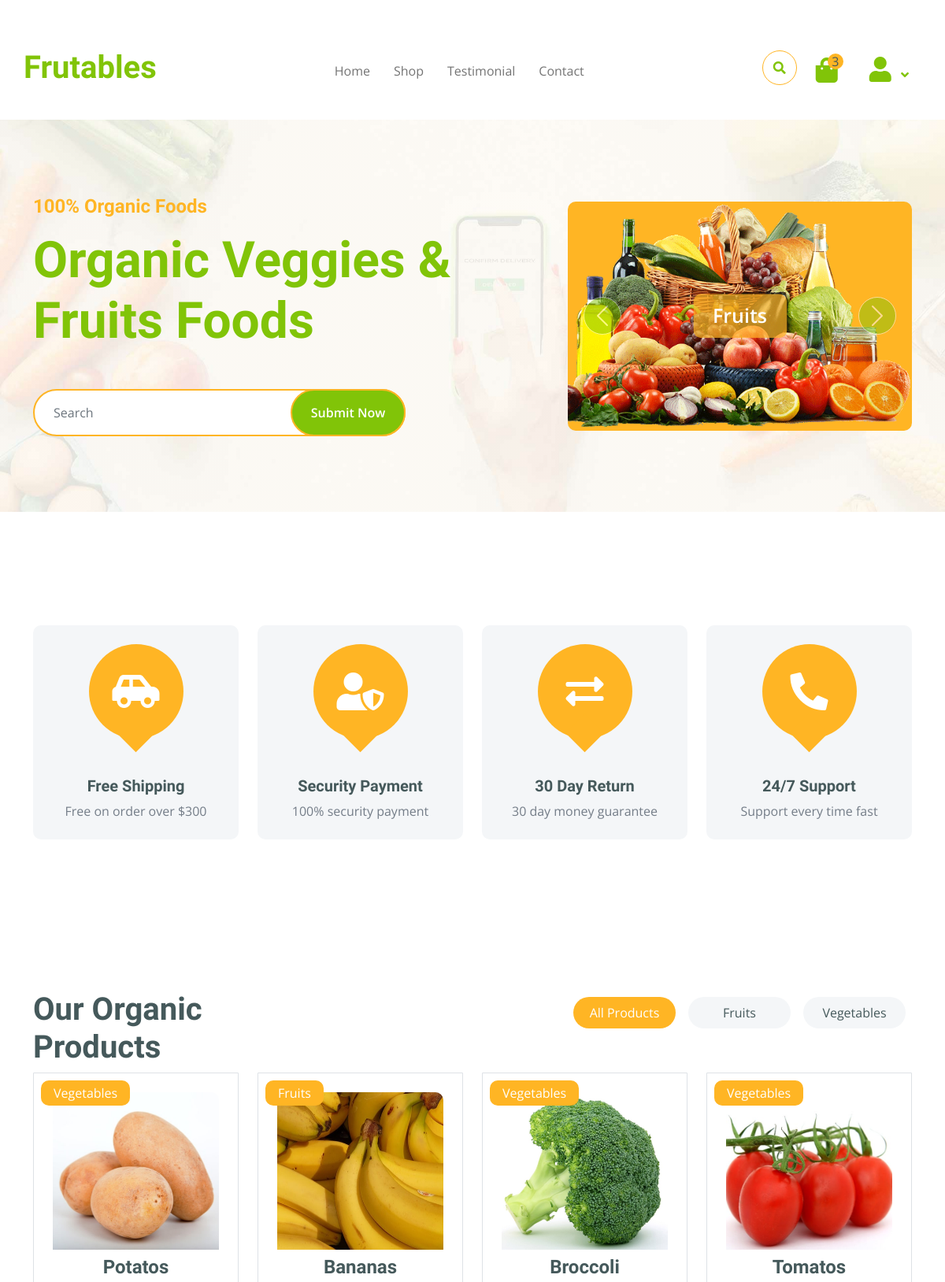
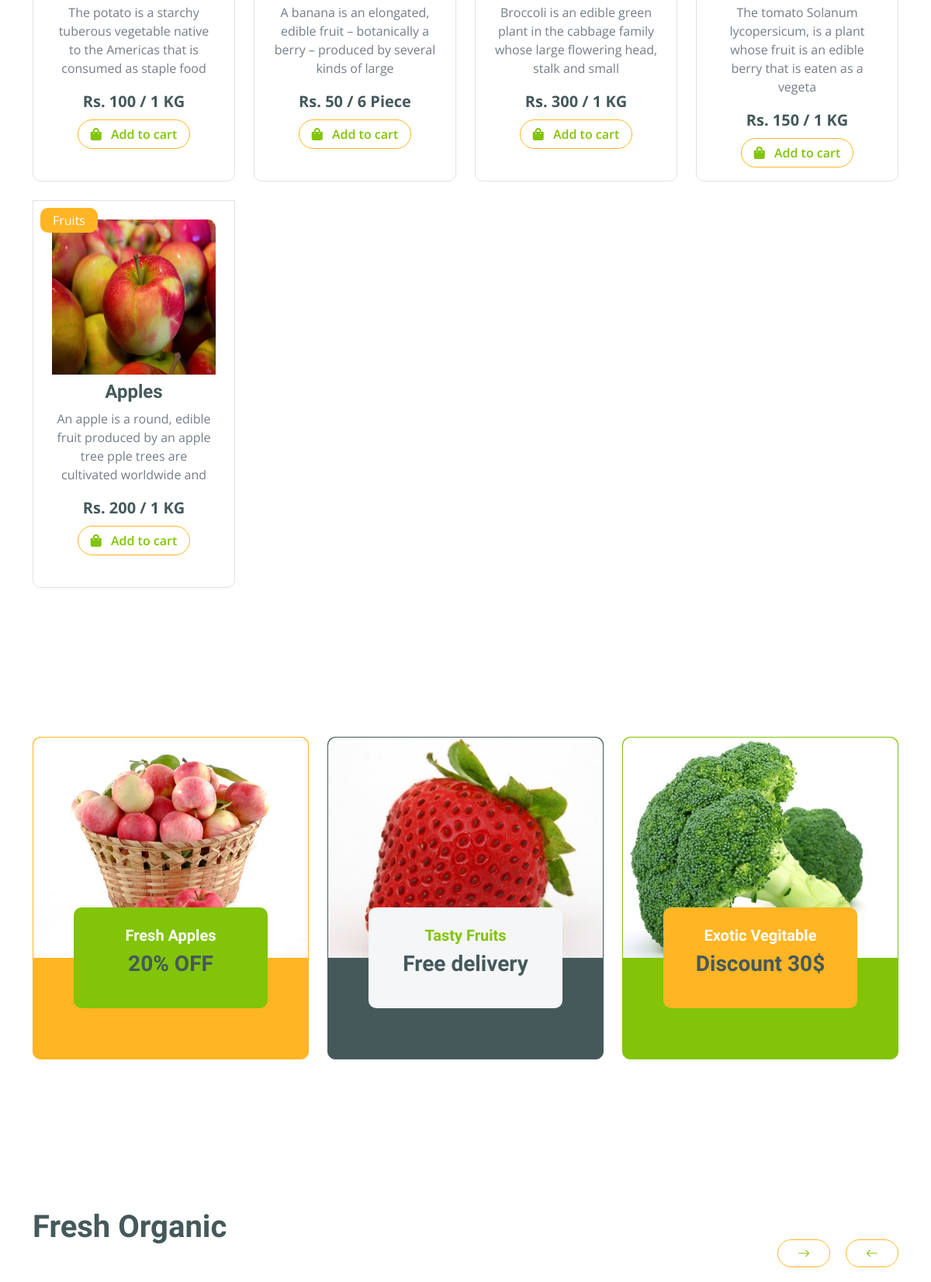
The page / (upper part) on the database its author committed (2 pictures, top to bottom).
### home/models.py (models this page shows, shortened)
class Contact(models.Model):
    name = models.CharField(max_length=100)
    discription = models.TextField(max_length=100)
    address = models.TextField(max_length=100)
    email = models.EmailField(max_length=100)
    number = models.IntegerField()
    url = models.CharField(max_length=1000)

class slider(models.Model):
    name = models.CharField(max_length=10)
    image = models.FileField(upload_to="slider/")

class category(models.Model):
    name = models.CharField(max_length=10)
    def __str__(self):
        return self.name

class product(models.Model):
    name = models.CharField(max_length=50)
    discription = models.TextField(max_length=100)
    price = models.IntegerField()
    origin = models.CharField(max_length=100)
    weight = models.CharField(max_length=10)
    image = models.FileField(upload_to="product/")
    cat = models.ForeignKey(category , on_delete=models.CASCADE)
    quality = models.ForeignKey(subcategory , on_delete=models.CASCADE)

### home/views.py (the view)
# urls.py: 2. Add a URL to urlpatterns:  path('', views.home, name='home')
def home(request):
    user = base(request)
    slide = slider.objects.all()
    a = product.objects.all()
    b = category.objects.all()
    context = {
        "row":user[0],
        "contact":user[1],
        "slider":slide,
        "a":a,
        "b":b,
    }
    return render(request, "home/index.html" , context)

### home/templates/home/index.html (shortened to what this page needs)
{% extends "base.html" %}
{% load static %}
{% block content %}
    <div class="container-fluid py-5 mb-5 hero-header">
        <div class="container py-5">
            <div class="row g-5 align-items-center">
                <div class="col-md-12 col-lg-7">
                    <h4 class="mb-3 text-secondary">100% Organic Foods</h4>
                    <h1 class="mb-5 display-3 text-primary">Organic Veggies & Fruits Foods</h1>
                    <div class="position-relative mx-auto">
                        <input class="form-control border-2 border-secondary w-75 py-3 px-4 rounded-pill" type="number" placeholder="Search">
                        <button type="submit" class="btn btn-primary border-2 border-secondary py-3 px-4 position-absolute rounded-pill text-white h-100" style="top: 0; right: 25%;">Submit Now</button>
                    </div>
                </div>
                <div class="col-md-12 col-lg-5">
                    <div id="carouselId" class="carousel slide position-relative" data-bs-ride="carousel">
                        <div class="carousel-inner" role="listbox">
                            {% for slides in slider %}
                            <div class="carousel-item {% if forloop.first %}active{% endif %} rounded">
                                <img src="{{slides.image.url}}" class="img-fluid w-100 h-100 bg-secondary rounded" alt="First slide">
                                <a href="#" class="btn px-4 py-2 text-white rounded">{{slides.name}}</a>
                            </div>
                            {% endfor %}
                        </div>
                        <button class="carousel-control-prev" type="button" data-bs-target="#carouselId" data-bs-slide="prev">
                            <span class="carousel-control-prev-icon" aria-hidden="true"></span>
                        </button>
                        <button class="carousel-control-next" type="button" data-bs-target="#carouselId" data-bs-slide="next">
                            <span class="carousel-control-next-icon" aria-hidden="true"></span>
                        </button>
                    </div>
                </div>
            </div>
        </div>
    </div>
    <div class="container-fluid featurs py-5">
        <div class="container py-5">
            <div class="row g-4">
                <div class="col-md-6 col-lg-3">
                    <div class="featurs-item text-center rounded bg-light p-4">
                        <div class="featurs-icon btn-square rounded-circle bg-secondary mb-5 mx-auto">
                            <i class="fas fa-car-side fa-3x text-white"></i>
                        </div>
                        <div class="featurs-content text-center">
                            <h5>Free Shipping</h5>
                            <p class="mb-0">Free on order over $300</p>
                        </div>
                    </div>
                </div>
                <div class="col-md-6 col-lg-3">
                    <div class="featurs-item text-center rounded bg-light p-4">
                        <div class="featurs-icon btn-square rounded-circle bg-secondary mb-5 mx-auto">
                            <i class="fas fa-user-shield fa-3x text-white"></i>
                        </div>
                        <div class="featurs-content text-center">
                            <h5>Security Payment</h5>
                            <p class="mb-0">100% security payment</p>
                        </div>
                    </div>
                </div>
                <div class="col-md-6 col-lg-3">
                    <div class="featurs-item text-center rounded bg-light p-4">
                        <div class="featurs-icon btn-square rounded-circle bg-secondary mb-5 mx-auto">
                            <i class="fas fa-exchange-alt fa-3x text-white"></i>
                        </div>
                        <div class="featurs-content text-center">
                            <h5>30 Day Return</h5>
                            <p class="mb-0">30 day money guarantee</p>
                        </div>
                    </div>
                </div>
                <div class="col-md-6 col-lg-3">
                    <div class="featurs-item text-center rounded bg-light p-4">
                        <div class="featurs-icon btn-square rounded-circle bg-secondary mb-5 mx-auto">
                            <i class="fa fa-phone-alt fa-3x text-white"></i>
                        </div>
                        <div class="featurs-content text-center">
                            <h5>24/7 Support</h5>
                            <p class="mb-0">Support every time fast</p>
                        </div>
                    </div>
                </div>
            </div>
        </div>
    </div>
    <div class="container-fluid fruite py-5">
        <div class="container py-5">
            <div class="tab-class text-center">
                <div class="row g-4">
                    <div class="col-lg-4 text-start">
                        <h1>Our Organic Products</h1>
                    </div>
                    <div class="col-lg-8 text-end">
                        <ul class="nav nav-pills d-inline-flex text-center mb-5">
                            <li class="nav-item">
                                <a class="d-flex m-2 py-2 bg-light rounded-pill active" data-bs-toggle="pill" href="#tab-1">
                                    <span class="text-dark" style="width: 130px;">All Products</span>
                                </a>
                            </li>
                            {% for row in b %}
                            <li class="nav-item">
                                <a class="d-flex py-2 m-2 bg-light rounded-pill" data-bs-toggle="pill" href="#tab{{forloop.counter}}">
                                    <span class="text-dark" style="width: 130px;">{{row.name}}</span>
                                </a>
                            </li>
                            {% endfor %}
                        </ul>
                    </div>
                </div>
                <div class="tab-content">
                    <div id="tab-1" class="tab-pane fade show p-0 active">
                        <div class="row g-4">
                            <div class="col-lg-12">
                                <div class="row g-4">
                                    {% for row in a %}
                                    <div class="col-md-6 col-lg-4 col-xl-3">
                                        <div class="rounded position-relative fruite-item">
                                            <div class="text-white bg-secondary px-3 py-1 rounded position-absolute" style="top: 10px; left: 10px;">{{row.cat}}</div>
                                            <div class="p-4 border rounded-bottom" style="height: 500px;">
                                                <a href="#">
                                                    <img src="{{row.image.url}}" class="mb-2 w-100 rounded-top" height="200px" alt="">
                                                </a>
                                                <h4>{{row.name}}</h4>
                                                <p>{{row.discription}}</p>
                                                <div class="d-flex justify-content-center flex-lg-wrap">
                                                    <p class="text-dark fs-5 fw-bold mb-2 text-center">Rs. {{row.price}} / {{row.weight}}</p>
                                                    <a href="#" class="btn border border-secondary rounded-pill px-3 text-primary">
                                                        <i class="fa fa-shopping-bag me-2 text-primary"></i> Add to cart
                                                    </a>
                                                </div>
                                            </div>
                                        </div>
                                    </div>
                                    {% endfor %}
                                </div>
                            </div>
                        </div>
                    </div>
                </div>
            </div>
        </div>
    </div>
    <div class="container-fluid service py-5">
        <div class="container py-5">
            <div class="row g-4 justify-content-center">
                <div class="col-md-6 col-lg-4">
                    <a href="#">
                        <div class="service-item bg-secondary rounded border border-secondary">
                            <img src="{% static "img/featur-1.jpg" %}" class="img-fluid rounded-top w-100" alt="">
                            <div class="px-4 rounded-bottom">
                                <div class="service-content bg-primary text-center p-4 rounded">
                                    <h5 class="text-white">Fresh Apples</h5>
                                    <h3 class="mb-0">20% OFF</h3>
                                </div>
                            </div>
                        </div>
                    </a>
                </div>
                <div class="col-md-6 col-lg-4">
                    <a href="#">
                        <div class="service-item bg-dark rounded border border-dark">
                            <img src="{% static "img/featur-2.jpg" %}" class="img-fluid rounded-top w-100" alt="">
                            <div class="px-4 rounded-bottom">
                                <div class="service-content bg-light text-center p-4 rounded">
                                    <h5 class="text-primary">Tasty Fruits</h5>
                                    <h3 class="mb-0">Free delivery</h3>
                                </div>
                            </div>
                        </div>
                    </a>
                </div>
                <div class="col-md-6 col-lg-4">
                    <a href="#">
                        <div class="service-item bg-primary rounded border border-primary">
                            <img src="{% static "img/featur-3.jpg" %}" class="img-fluid rounded-top w-100" alt="">
                            <div class="px-4 rounded-bottom">
                                <div class="service-content bg-secondary text-center p-4 rounded">
                                    <h5 class="text-white">Exotic Vegitable</h5>
                                    <h3 class="mb-0">Discount 30$</h3>
                                </div>
                            </div>
                        </div>
                    </a>
                </div>
            </div>
        </div>
    </div>
    <div class="container-fluid vesitable py-5">
        <div class="container py-5">
            <h1 class="mb-0">Fresh Organic</h1>
            <div class="owl-carousel vegetable-carousel justify-content-center">
            </div>
        </div>
    </div>
{% endblock %}

### home/templates/base.html (shortened to what this page needs)
{% load static %}
<!DOCTYPE html>
<html lang="en">
<head>
    <link rel="stylesheet" href="https://use.fontawesome.com/releases/v5.15.4/css/all.css"/>
    <link href="https://cdn.jsdelivr.net/npm/bootstrap-icons@1.4.1/font/bootstrap-icons.css" rel="stylesheet">
    <link href="{% static "lib/lightbox/css/lightbox.min.css" %}" rel="stylesheet">
    <link href="{% static "lib/owlcarousel/assets/owl.carousel.min.css" %}" rel="stylesheet">
    <link href="{% static "css/bootstrap.min.css" %}" rel="stylesheet">
    <link href="{% static "css/style.css" %}" rel="stylesheet">
</head>
<body>
    <div class="container-fluid fixed-top">
        <div class="container topbar  d-none d-lg-block">
        </div>
        <div class="container px-0">
            <nav class="navbar navbar-light bg-white navbar-expand-xl">
                <a href="{% url "home" %}" class="navbar-brand"><h1 class="text-primary display-6">{{contact.name}}</h1></a>
                <div class="collapse navbar-collapse bg-white" id="navbarCollapse">
                    <div class="navbar-nav mx-auto">
                        <a href="{% url "home" %}" class="nav-item nav-link">Home</a>
                        <a href="{% url "shop" %}" class="nav-item nav-link">Shop</a>
                        <a href="{% url "testimonial" %}" class="nav-item nav-link">Testimonial</a>
                        <a href="{% url "contact" %}" class="nav-item nav-link">Contact</a>
                    </div>
                    <div class="d-flex m-3 me-0">
                        <button class="btn-search btn border border-secondary btn-md-square rounded-circle bg-white me-4" data-bs-toggle="modal" data-bs-target="#searchModal"><i class="fas fa-search text-primary"></i></button>
                        <a href="{% url "cart" %}" class="position-relative me-4 my-auto">
                            <i class="fa fa-shopping-bag fa-2x"></i>
                            <span class="position-absolute bg-secondary rounded-circle d-flex align-items-center justify-content-center text-dark px-1" style="top: -5px; left: 15px; height: 20px; min-width: 20px;">3</span>
                        </a>
                            <div class="nav-item dropdown">
                                <a href="" class="nav-link dropdown-toggle" data-bs-toggle="dropdown">
                                    <i class="fas fa-user fa-2x"></i>
                                </a>
                        </div>
                    </div>
                </div>
            </nav>
        </div>
    </div>
    {% block content %}
    {% endblock %}
</body>
</html>

### rows shown on the page
Contact: name "Frutables"
slider: image (picture), name "Fruits"
category: name "Fruits"
category: name "Vegetables"
product: cat "Vegetables", image (picture), name "Potatos", discription "The potato is a starchy tuberous vegetable native to the Americas that is consumed as staple food", price "100", weight "1 KG"
product: cat "Fruits", image (picture), name "Bananas", discription "A banana is an elongated, edible fruit – botanically a berry – produced by several kinds of large", price "50", weight "6 Piece"
product: cat "Vegetables", image (picture), name "Broccoli", discription "Broccoli is an edible green plant in the cabbage family whose large flowering head, stalk and small", price "300", weight "1 KG"
product: cat "Vegetables", image (picture), name "Tomatos", discription "The tomato Solanum lycopersicum, is a plant whose fruit is an edible berry that is eaten as a vegeta", price "150", weight "1 KG"
product: cat "Fruits", image (picture), name "Apples", discription "An apple is a round, edible fruit produced by an apple tree pple trees are cultivated worldwide and", price "200", weight "1 KG"
